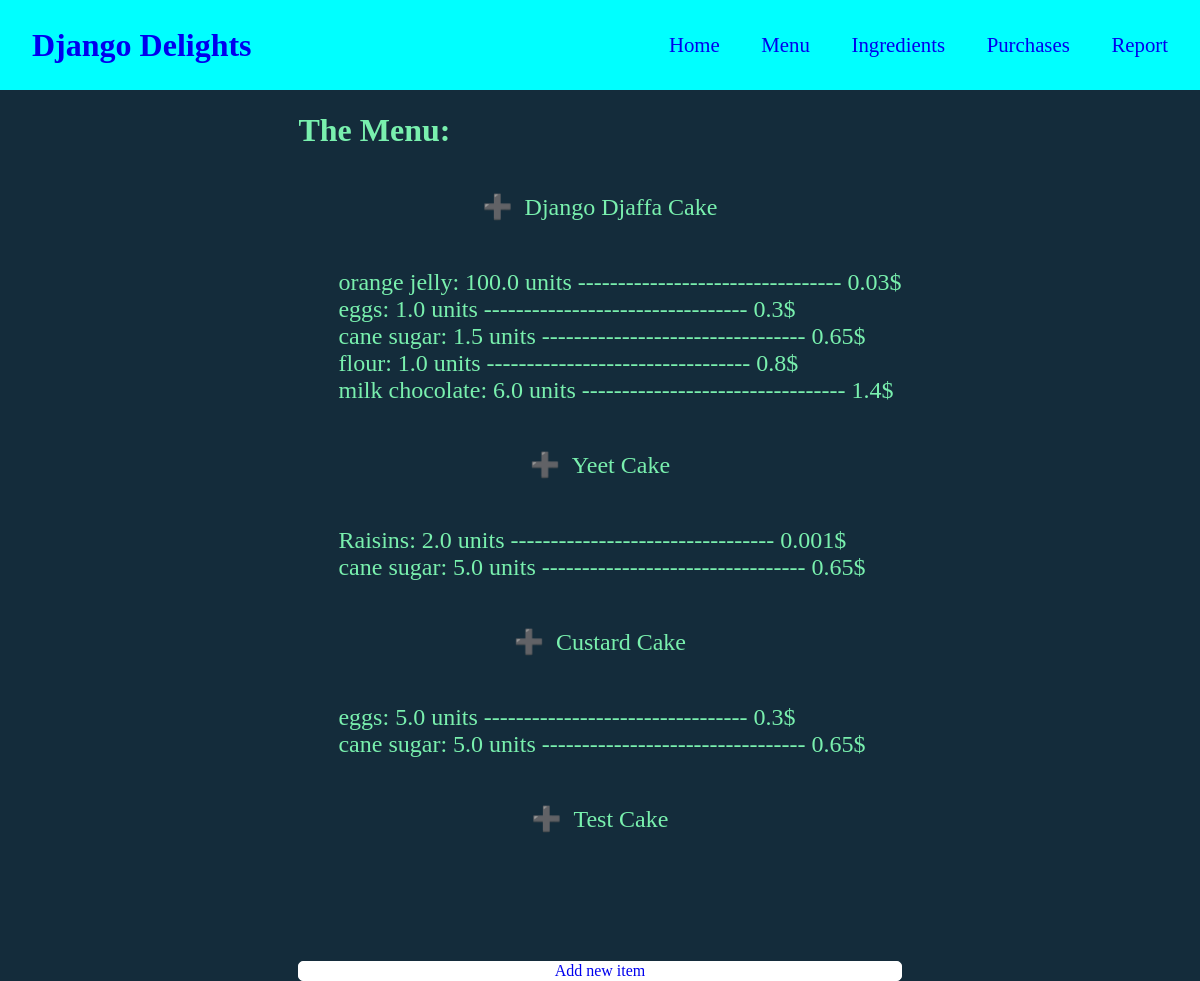
/menu/, run on an earlier commit of the app's database.
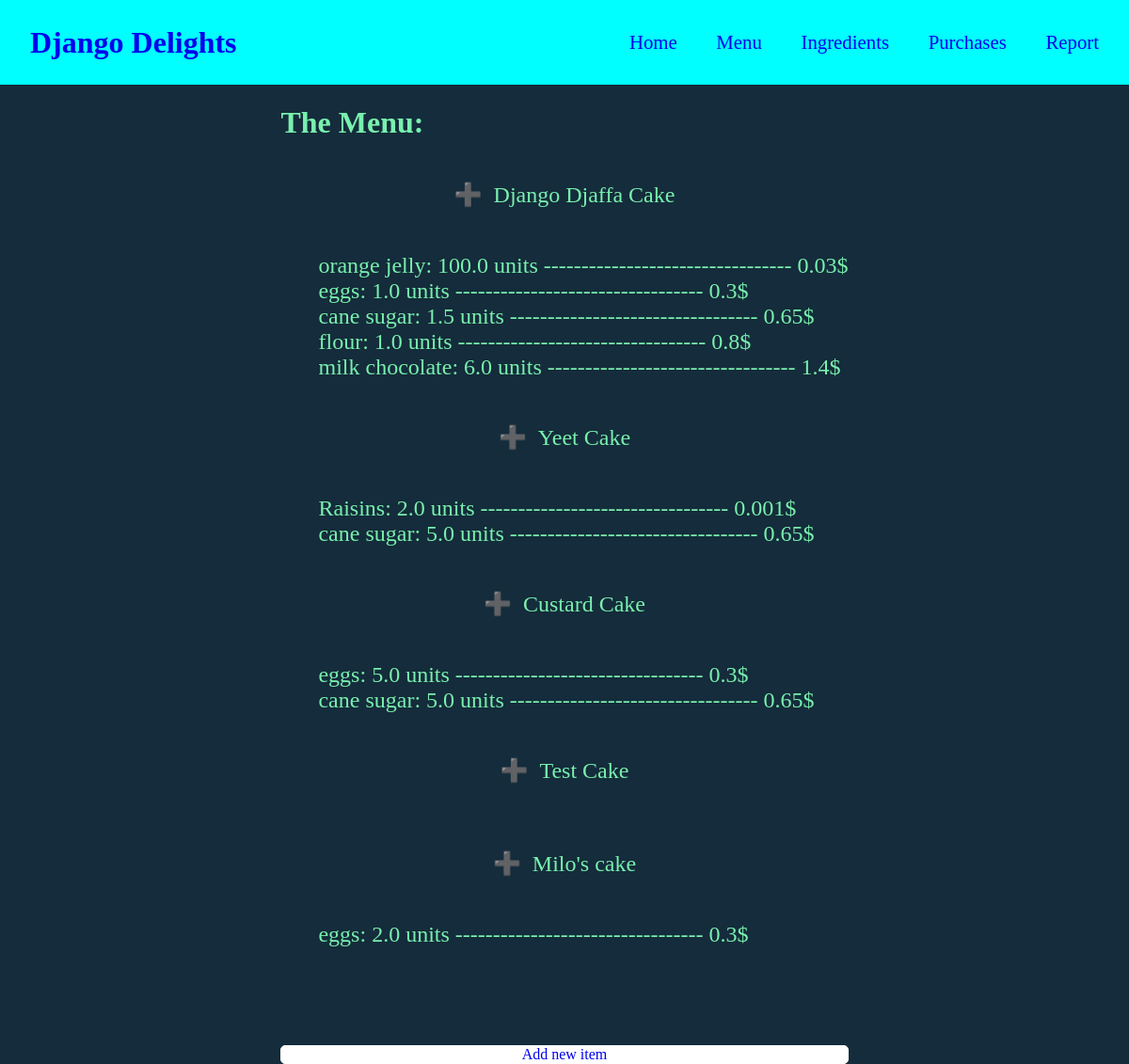
And on a later commit of the database.
### delights/models.py (models this page shows, shortened)
class MenuItem(models.Model):
    menuitem = models.CharField(max_length=100, verbose_name= 'Menu Item')
    menprice = models.FloatField(verbose_name= 'Menu Price')
    class Meta:
        constraints = [
            models.UniqueConstraint(fields=['menuitem'], name='unique_menuitem')
        ]

class RecipeRequirement(models.Model):
    quantity = models.FloatField()
    ingredients = models.ForeignKey(Ingredient, on_delete=models.CASCADE)
    menuitem = models.ForeignKey(MenuItem, on_delete=models.CASCADE)
    class Meta:
        constraints = [
            models.UniqueConstraint(fields=['ingredients', 'menuitem'], name='unique_recipe_requirement')
        ]

class Ingredient(models.Model):
    name = models.CharField(max_length=100)
    quantity = models.IntegerField()
    price = models.FloatField()
    class Meta:
        constraints = [
            models.UniqueConstraint(fields=['name'], name='unique_ingredient_name')
        ]

### delights/views.py (the view)
# urls.py: path('menu/', MenuView.as_view(), name='menu'),
class MenuView(ListView):
    model = MenuItem
    template_name = "delights/menu.html"
    context_object_name = "menu"

### delights/templates/delights/menu.html
{% extends "delights/base.html" %}
{% block content %}
<div class="menu-content">
    <h1>The Menu: </h1>
    <div class="table">
    {% for item in menu %}
    <div class='plus'>
        <a class= "add-req" href="{% url 'add_recipereq' %}"> ➕ </a>
        <p>{{ item.menuitem }}</p>
    </div>
        <ul>
        {% for requirement in item.reciperequirement_set.all %}
            <li>{{ requirement.ingredients.name }}: {{ requirement.quantity }} units --------------------------------- {{ requirement.ingredients.price }}$ </li>
        {% endfor %}
        </ul>
    {% endfor %}
</div>
<div>
    <a class= "add-button" href="{% url 'add_item' %}">Add new item</a>
</div>
</div>
{% endblock %}

### delights/templates/delights/base.html (shortened to what this page needs)
<!DOCTYPE html>
{% load static %}
<html lang="en">
<head>
    <link rel="stylesheet" href="{% static 'css/style.css' %}">
</head>
<body>
    <nav class="navbar">
        <div>
            <h1 class="logo"><a href="{% url 'home' %}">Django Delights</a></h1>
        </div>
        <div>
            <ul class="nav-links">
                <li><a href="{% url 'home' %}">Home</a></li>
                <li><a href="{% url 'menu' %}">Menu</a></li>
                <li><a href="{% url 'ingredients' %}">Ingredients</a></li>
                <li><a href="{% url 'purchases' %}">Purchases</a></li>
                <li><a href="{% url 'report' %}">Report</a></li>
            </ul>
        </div>
    </nav>
    <div class="content">
    {% block content %}
    {% endblock %}
    </div>
</body>
</html>

### static/css/style.css (style rules this page uses)
body { margin:0; display:flex; flex-direction: column; background-color: rgb(20, 44, 59); }
ul { list-style: none; }
a { text-decoration: none; }
.logo { font-size:2em; }
.navbar { background-color: aqua; display:flex; justify-content: space-between; align-items: center; padding: 0 2em; }
.nav-links { display:flex; flex-direction: row; gap:2em; font-size:1.3rem; }
.content { color:rgb(121, 240, 174); display:flex; justify-content: center; }
.ingredients-content, .menu-content, .purchase-content { display:flex; flex-direction: column; }
.table { font-size: 1.5em; }
.add-button { margin-top: 5em; border: 1px solid white; background-color: white; border-radius:5px; display:flex; flex-direction: row; align-items: center; justify-content: center; }
.plus { display:flex; flex-direction: row; align-items: center; justify-content: center; gap:0.5em; }

What changed in the data, as far as the page shows it:
added MenuItem: menuitem "Milo's cake"
added RecipeRequirement: ingredients.name "eggs", quantity "2.0", ingredients.price "0.3", shown under "Milo's cake"
